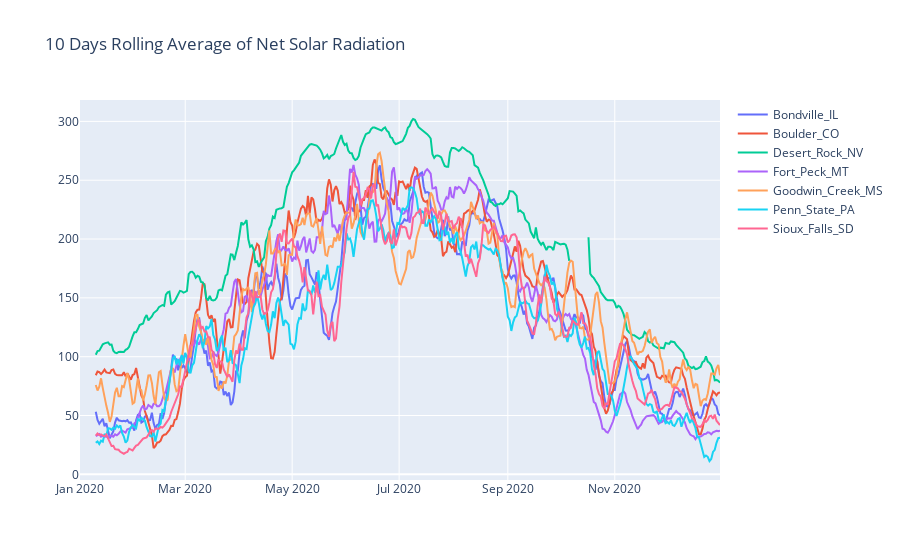

Notebook code cell kept with this figure:
### Code cell
roll_mean(train_d, roll_mean_d)

### Figure 1 — Plotly figure (JSON) as saved in the notebook; plotly's stock layout.template omitted (floating-point values rounded to 4 significant figures; data arrays with more than 128 entries replaced by an {"elided": "..."} marker saying what was removed)
{"data": [{"name": "Bondville_IL", "type": "scatter", "x": {"elided": "366 str values"}, "y": {"elided": "366 float values"}}, {"name": "Boulder_CO", "type": "scatter", "x": {"elided": "366 str values"}, "y": {"elided": "366 float values"}}, {"name": "Desert_Rock_NV", "type": "scatter", "x": {"elided": "366 str values"}, "y": {"elided": "366 float values"}}, {"name": "Fort_Peck_MT", "type": "scatter", "x": {"elided": "366 str values"}, "y": {"elided": "366 float values"}}, {"name": "Goodwin_Creek_MS", "type": "scatter", "x": {"elided": "366 str values"}, "y": {"elided": "366 float values"}}, {"name": "Penn_State_PA", "type": "scatter", "x": {"elided": "366 str values"}, "y": {"elided": "366 float values"}}, {"name": "Sioux_Falls_SD", "type": "scatter", "x": {"elided": "366 str values"}, "y": {"elided": "366 float values"}}], "layout": {"title": {"text": "10 Days Rolling Average of Net Solar Radiation"}}}
